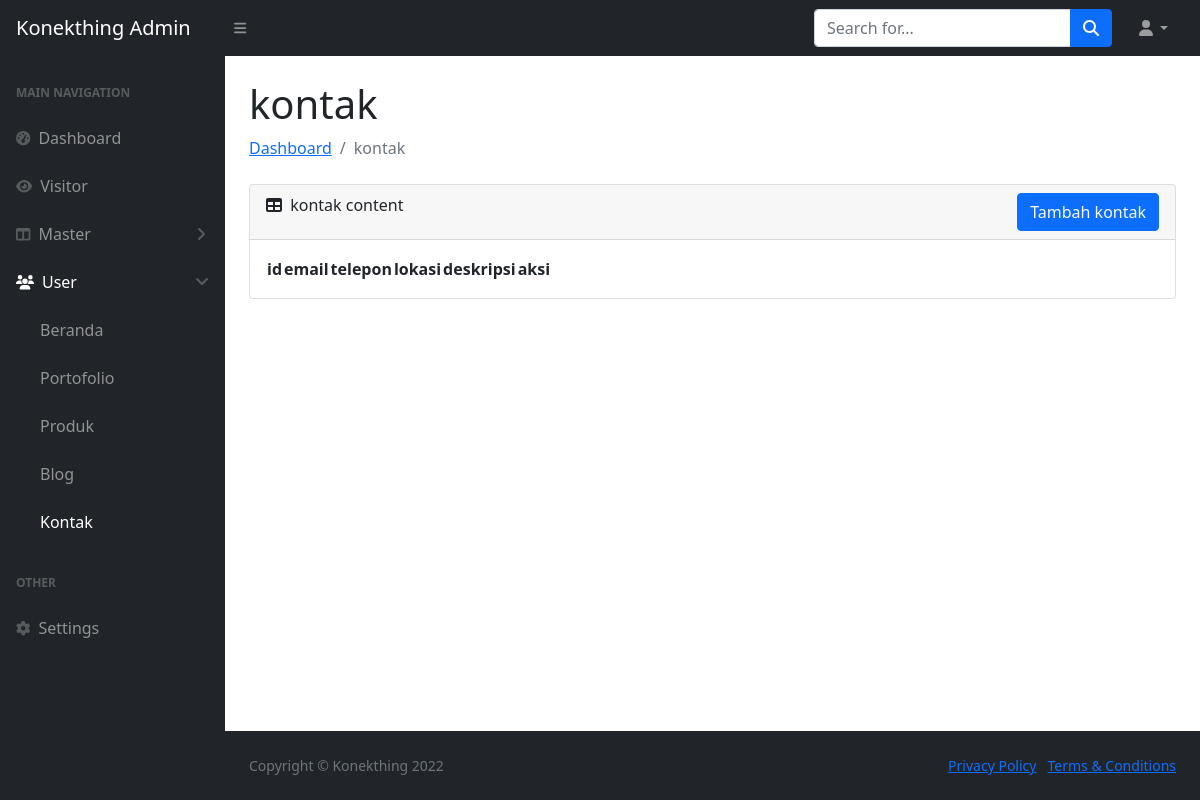
/index.php/kontak, run on an earlier commit of the app's database.
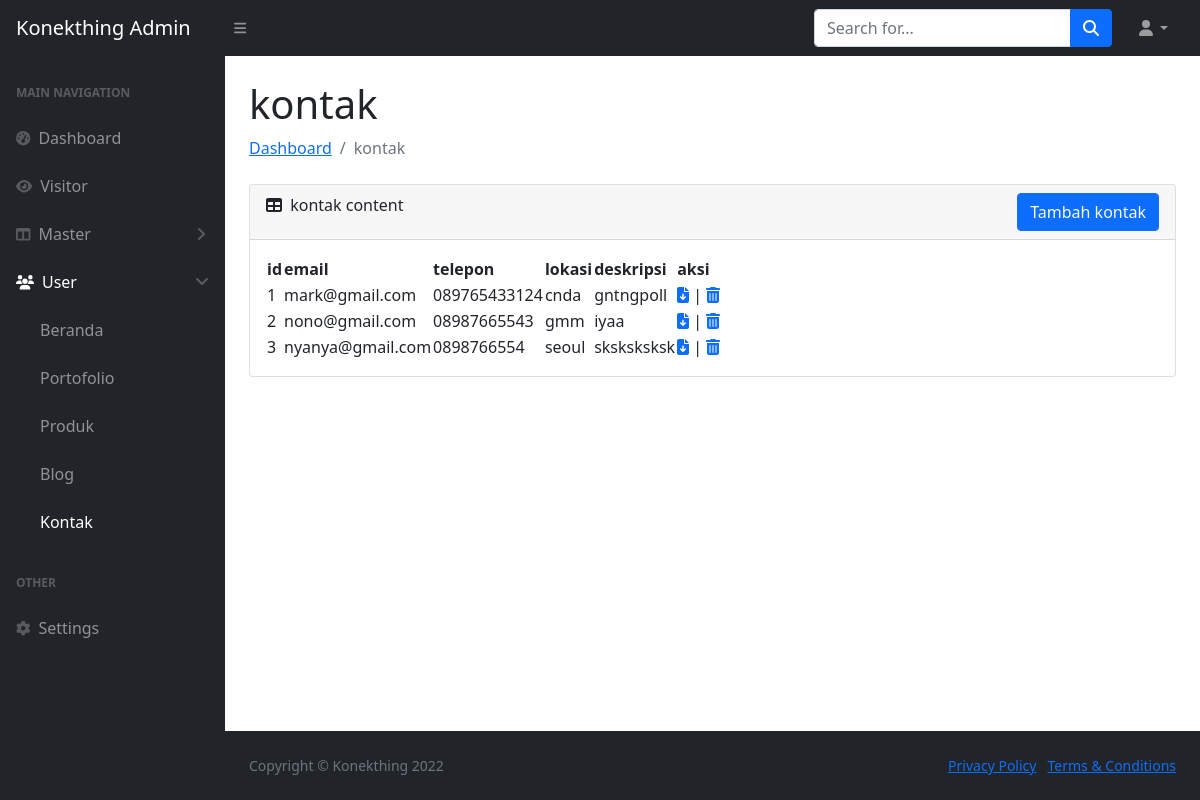
And on a later commit of the database.
### tables this page shows
CREATE TABLE `kontak` (
  `id` int(25) NOT NULL,
  `email` varchar(25) NOT NULL,
  `telepon` varchar(25) NOT NULL,
  `lokasi` varchar(25) NOT NULL,
  `deskripsi` text NOT NULL
);

### application/controllers/kontak.php (called while the page is built, shortened)
<?php
class kontak extends CI_Controller
{
    public function __construct()
    {
        $this->load->model('model_kontak');
    }
    public function index()
    {
        $c= $this->model_kontak->getDatakontak();
        $DATA = array('queryAllPrdk' => $c);
        $title['title'] = 'Kontak - Konekthing Admin';
        $this->load->view('header', $title);
        $this->load->view('admin/user/kontak/kontak', $DATA);
        $this->load->view('footer');
    }
}

### index.php (called while the page is built, shortened)
<?php
require_once BASEPATH.'core/CodeIgniter.php';

### application/models/model_kontak.php (called while the page is built, shortened)
<?php
class model_kontak extends CI_Model
{
    function getDatakontak()
    {
        $query = $this->db->get('kontak');
        return $query->result();
    }
}

### application/views/admin/user/kontak/kontak.php (the view)
<div id="layoutSidenav_content">
            <main>
                <div class="container-fluid px-4">
            <h1 class="mt-4">kontak</h1>
            <ol class="breadcrumb mb-4">
                <li class="breadcrumb-item"><a href="<?= base_url('dashboard') ?>">Dashboard</a></li>
                <li class="breadcrumb-item active">kontak</li>
            </ol>
              <div class="card mb-4">
                        <div class="card-header">
                            <i class="fas fa-table me-1"></i>
                            kontak content <a href="<?= base_url('kontak/tambah_kontak') ?>" class="btn btn-primary text-light" style="float: right;">Tambah kontak</a>
                        </div>
                        <div class="card-body">
                            <table id="datatablesSimple">
                                <thead>
                                    <tr>
                                        <th>id</th>
                                        <th>email</th>
                                        <th>telepon</th>
                                        <th>lokasi</th>
                                        <th>deskripsi</th>
                                        <th>aksi</th>
                                    </tr>
                                </thead>
                                <tbody>
                     <?php
                    $count = 0;
                    foreach ($queryAllPrdk as $row) {
                        $count = $count + 1;
                    ?>
                    <tr>
                                <td><?= $count ?></td>
                                <td><?php echo $row->email; ?></td>
                                <td><?php echo $row->telepon; ?></td>
                                <td><?php echo $row->lokasi; ?></td>
                                <td><?php echo $row->deskripsi; ?></td>
                                <td><a href="<?= base_url('kontak/edit_kontak/').$row->id?>"><i class="fa-solid fa-file-arrow-down"></i></a> | <a href="<?= base_url('kontak/fungsi_hapus/').$row->id?>"><i class="fa-solid fa-trash-can"></i></a></td>
                    </tr>
                    <?php
                }
                    ?>
                        </tbody>
                    </table>
                </div>
            </div>
        </div>
    </main>

### application/views/header.php (shortened to what this page needs)
<!DOCTYPE html>
<html lang="en">
<head>
    <link href="https://cdn.jsdelivr.net/npm/simple-datatables@latest/dist/style.css" rel="stylesheet" />
    <link href="<?= base_url('assets/css/styles.css') ?>" rel="stylesheet" />
</head>
<body class="sb-nav-fixed">
    <nav class="sb-topnav navbar navbar-expand navbar-dark bg-dark">
        <a class="navbar-brand ps-3" href="<?= base_url('dashboard') ?>">Konekthing Admin</a>
        <button class="btn btn-link btn-sm order-1 order-lg-0 me-4 me-lg-0" id="sidebarToggle" href="#!"><i class="fas fa-bars"></i></button>
        <form class="d-none d-md-inline-block form-inline ms-auto me-0 me-md-3 my-2 my-md-0">
            <div class="input-group">
                <input class="form-control" type="text" placeholder="Search for..." aria-label="Search for..." aria-describedby="btnNavbarSearch" />
                <button class="btn btn-primary" id="btnNavbarSearch" type="button"><i class="fas fa-search"></i></button>
            </div>
        </form>
        <ul class="navbar-nav ms-auto ms-md-0 me-3 me-lg-4">
            <li class="nav-item dropdown">
                <a class="nav-link dropdown-toggle" id="navbarDropdown" href="#" role="button" data-bs-toggle="dropdown" aria-expanded="false"><i class="fas fa-user fa-fw"></i></a>
            </li>
        </ul>
    </nav>
    <div id="layoutSidenav">
        <div id="layoutSidenav_nav">
            <nav class="sb-sidenav accordion sb-sidenav-dark" id="sidenavAccordion">
                <div class="sb-sidenav-menu">
                    <div class="nav">
                        <div class="sb-sidenav-menu-heading">Main Navigation</div>
                        <a <?= $this->uri->segment(1) == 'dashboard' || $this->uri->segment(1) == '' ? 'class="nav-link active"' : '' ?> class="nav-link" href="<?= base_url('dashboard') ?>">
                            <div class="sb-nav-link-icon"><i class="fas fa-tachometer-alt"></i></div>
                            Dashboard
                        </a>
                        <a <?= $this->uri->segment(1) == 'visitor' || $this->uri->segment(1) == '' ? 'class="nav-link active"' : '' ?> class="nav-link" href="<?= base_url('visitor') ?>">
                            <div class="sb-nav-link-icon"><i class="fas fa-eye"></i></div>
                            Visitor
                        </a>
                        <a class="nav-link collapsed" href="#" data-bs-toggle="collapse" data-bs-target="#collapseLayouts" aria-expanded="false" aria-controls="collapseLayouts">
                            <div class="sb-nav-link-icon"><i class="fas fa-columns"></i></div>
                            Master
                            <div class="sb-sidenav-collapse-arrow"><i class="fas fa-angle-down"></i></div>
                        </a>
                        <a <?= $this->uri->segment(1) == 'beranda' || $this->uri->segment(1) == 'portofolio' || $this->uri->segment(1) == 'produk' || $this->uri->segment(1) == 'blog' || $this->uri->segment(1) == 'kontak' ? 'class="nav-link active"' : '' ?> class="nav-link collapsed" href="#" data-bs-toggle="collapse" data-bs-target="#collapsepages" aria-expanded="false" aria-controls="collapsepages">
                            <div class="sb-nav-link-icon"><i class="fas fa-users"></i></div>
                            User
                            <div class="sb-sidenav-collapse-arrow"><i class="fas fa-angle-down"></i></div>
                        </a>
                        <div <?= $this->uri->segment(1) == 'beranda' || $this->uri->segment(1) == 'portofolio' || $this->uri->segment(1) == 'produk' || $this->uri->segment(1) == 'blog' || $this->uri->segment(1) == 'kontak' ? 'class="collapse-show"' : '' ?> class="collapse" id="collapsepages" aria-labelledby="headingOne" data-bs-parent="#sidenavAccordion">
                            <nav class="sb-sidenav-menu-nested nav">
                                <a <?= $this->uri->segment(1) == 'beranda' || $this->uri->segment(1) == '' ? 'class="nav-link active"' : '' ?> class="nav-link" href="<?= base_url('beranda') ?>">Beranda</a>
                                <a <?= $this->uri->segment(1) == 'portofolio' || $this->uri->segment(1) == '' ? 'class="nav-link active"' : '' ?> class="nav-link" href="<?= base_url('portofolio') ?>">Portofolio</a>
                                <a <?= $this->uri->segment(1) == 'produk' || $this->uri->segment(1) == '' ? 'class="nav-link active"' : '' ?> class="nav-link" href="<?= base_url('produk') ?>">Produk</a>
                                <a <?= $this->uri->segment(1) == 'blog' || $this->uri->segment(1) == '' ? 'class="nav-link active"' : '' ?> class="nav-link" href="<?= base_url('blog') ?>">Blog</a>
                                <a <?= $this->uri->segment(1) == 'kontak' || $this->uri->segment(1) == '' ? 'class="nav-link active"' : '' ?> class="nav-link" href="<?= base_url('kontak') ?>">Kontak</a>
                            </nav>
                        </div>
                        <div class="sb-sidenav-menu-heading">Other</div>
                        <a <?= $this->uri->segment(1) == 'settings' || $this->uri->segment(1) == '' ? 'class="nav-link active"' : '' ?> class="nav-link" href="<?= base_url('settings') ?>">
                            <div class="sb-nav-link-icon"><i class="fas fa-gear"></i></div>
                            Settings
                        </a>
                    </div>
                </div>
            </nav>
        </div>

### application/views/footer.php (shortened to what this page needs)
<footer class="py-4 bg-dark mt-auto">
    <div class="container-fluid px-4">
        <div class="d-flex align-items-center justify-content-between small">
            <div class="text-muted">Copyright &copy; Konekthing 2022</div>
            <div>
                <a href="#">Privacy Policy</a>
                &middot;
                <a href="#">Terms &amp; Conditions</a>
            </div>
        </div>
    </div>
</footer>
</div>
</div>
</body>
</html>

What changed in the data, as far as the page shows it:
added kontak: email "mark@gmail.com", telepon "089765433124", lokasi "cnda", deskripsi "gntngpoll"
added kontak: email "nono@gmail.com", telepon "08987665543", lokasi "gmm", deskripsi "iyaa"
added kontak: email "nyanya@gmail.com", telepon "0898766554", lokasi "seoul", deskripsi "sksksksksk"
